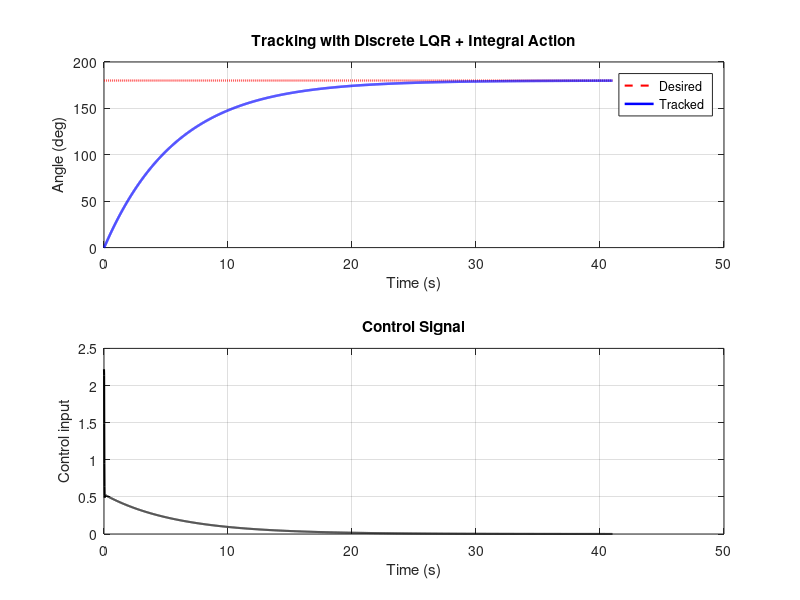
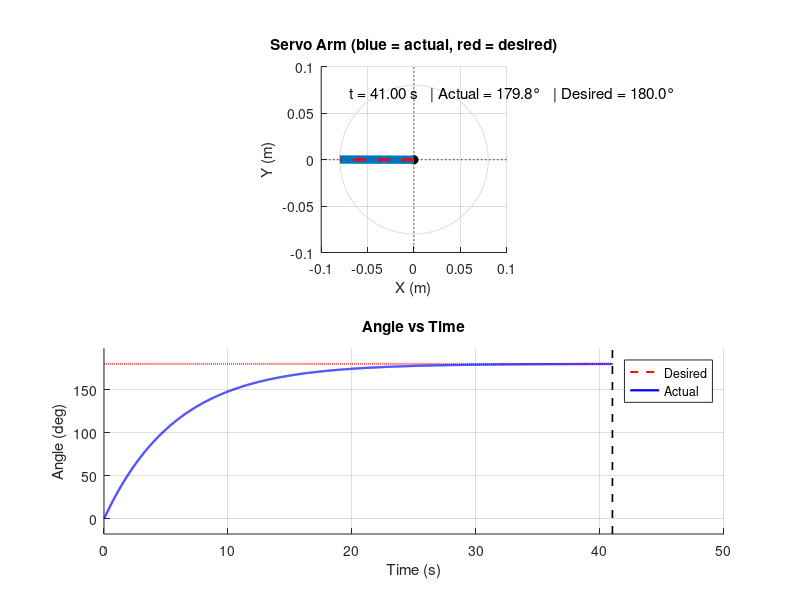

MATLAB code to generate these figures, in order:
clc;
close all;
clear all;

%%%%%%%%%%%%%%%%%%%%%%%%%%%%%%%%%%%%%%%%%%%%%%%%%%%%%%%%%%%%%%%%%%%

% % Example usage of intent_to_actions_gemini.m
% generate_with_gemini("Rotate servo 90 degrees, wait 2 seconds, then return to 0.");
% 
% function generate_with_gemini(prompt)
%     % Set your Gemini API Key (get it from AI Studio: https://aistudio.google.com/app/apikey)
%     apiKey = getenv("GEMINI_API_KEY");
%     if isempty(apiKey)
%         error("GEMINI_API_KEY environment variable not set. Run: setx GEMINI_API_KEY ""your_key_here"" ");
%     end
% 
%     % Gemini endpoint
%     url = "https://generativelanguage.googleapis.com/v1beta/models/gemini-1.5-flash:generateContent?key=" + apiKey;
% 
%     % Build request JSON
%     data = struct( ...
%         "contents", {struct( ...
%             "role","user", ...
%             "parts", {struct("text", prompt)} ...
%         )}, ...
%         "generationConfig", struct( ...
%             "response_mime_type","application/json" ...
%         ) ...
%     );
% 
%     % Convert to JSON string
%     body = jsonencode(data);
% 
%     % Web options
%     opts = weboptions( ...
%         "MediaType","application/json", ...
%         "Timeout",60 ...
%     );
% 
%     % Make the request
%     response = webwrite(url, body, opts);
% 
%     % Extract candidates
%     if isfield(response,"candidates") && ~isempty(response.candidates)
%         disp("---- Gemini Response ----");
%         disp(response.candidates(1).content.parts(1).text);
%     else
%         disp("No candidates returned.");
%     end
% end

%%%%%%%%%%%%%%%%%%%%%%%%%%%%%%%%%%%%%%%%%%%%%%%%%%%%%%%%%%%%%%%%%%%


% % Example raw JSON text from Gemini
% rawText = '{"commands": [{"servo": {"angle": 90, "time": 2000}}, {"servo": {"angle": 0, "time": 0}}, {"servo": {"angle": 45, "time": 1000}}]}';
% 
% % Decode JSON into MATLAB struct
% cmds = jsondecode(rawText);
% 
% % Preallocate arrays
% n = numel(cmds.commands);
% angles = zeros(1,n);
% times  = zeros(1,n);
% 
% % Extract each command
% for k = 1:n
%     angles(k) = cmds.commands(k).servo.angle;
%     times(k)  = cmds.commands(k).servo.time;
% end
% 
% % Show result
% disp("Decoded Servo Commands:");
% table(times(:), angles(:), 'VariableNames', {'Time_ms','Angle_deg'})

% servo_tracking_discrete.m
% Discrete-time state-space servo tracking of JSON commands using LQR + Nbar.
% Copy this file and run in MATLAB.

clear; close all; clc;

%% === Example JSON (replace rawText with real Gemini output) ===
rawText = '{"commands": [{"servo": {"angle": 180, "time": 40}}]}';

%% === Decode JSON and extract trajectory ===
cmds = jsondecode(rawText);
nCmd = numel(cmds.commands);
angles_deg = zeros(1, nCmd);
dur_ms     = zeros(1, nCmd);

for k = 1:nCmd
    entry = cmds.commands(k).servo;
    angles_deg(k) = double(entry.angle);
    dur_ms(k)     = double(entry.time)*1000;
end
dur_ms(dur_ms <= 0) = 100;  % replace 0 duration with small hold

% Waypoints and desired trajectory
waypoint_t = [0, cumsum(dur_ms)/1000];
waypoint_angles = [0, angles_deg];
dt = 0.01;              
t_final = waypoint_t(end) + 1.0;
t = 0:dt:t_final;
ref_deg = angles_deg.*ones(1,length(t));
ref_rad = deg2rad(ref_deg);

%% === Continuous-time second-order servo model ===
J = 1e-3;     % larger inertia → more realistic
b = 1e-2;     % damping
K_t = 1e-2;   % torque constant

A_c = [0 1; 0 -b/J];
B_c = [0; K_t/J];
C_c = [1 0];
D_c = 0;

sys_c = ss(A_c,B_c,C_c,D_c);
sys_d = c2d(sys_c, dt);
A_d = sys_d.A; B_d = sys_d.B; C_d = sys_d.C;

%% === Augment with integral action for setpoint tracking ===
% x_aug = [x; integral_error]
A_aug = [A_d, zeros(2,1);
         -C_d, 1];
B_aug = [B_d; 0];
Q = diag([50, 1, 200]);  % penalize angle + integral error
R = 1e-2;
K_aug = dlqr(A_aug,B_aug,Q,R);

Kx = K_aug(1:2);
Ki = K_aug(3);

%% === Simulation ===
N = length(t);
x = zeros(2,N);
y = zeros(1,N);
u_hist = zeros(1,N);
intErr = 0;

for k = 1:N-1
    r_k = ref_rad(k);
    y(k) = C_d*x(:,k);
    e = r_k - y(k);
    intErr = intErr + e*dt;
    
    % Control law
    u = -Kx*x(:,k) - Ki*intErr;
    u = max(min(u,5),-5);  % saturation
    u_hist(k) = u;
    
    % Update states
    x(:,k+1) = A_d*x(:,k) + B_d*u;
end
y(N) = C_d*x(:,N);

%% === Convert to degrees ===
y_deg = rad2deg(y);

%% === Plots ===
figure;
subplot(2,1,1);
plot(t, ref_deg,'r--','LineWidth',1.5); hold on;
plot(t, y_deg,'b-','LineWidth',1.8);
xlabel('Time (s)'); ylabel('Angle (deg)');
legend('Desired','Tracked'); grid on;
title('Tracking with Discrete LQR + Integral Action');

subplot(2,1,2);
plot(t,u_hist,'k','LineWidth',1.5);
xlabel('Time (s)'); ylabel('Control input');
title('Control Signal'); grid on;


% ===== Fixed 4-quadrant animation (drop-in block) =====
% Requires variables: t (time vector), y_deg (actual angle deg), ref_deg (desired angle deg)
if ~exist('t','var') || ~exist('y_deg','var') || ~exist('ref_deg','var')
    error('This block requires t, y_deg and ref_deg variables in the workspace.');
end

% rod length (constant radius)
if ~exist('L','var') || isempty(L)
    L = 0.08;  % meters (change if you want)
end

% Create figure with two subplots: top = animation, bottom = angle vs time
fig = figure('Name','Servo: Fixed-Radius Animation + Angle Plot','Units','normalized','Position',[0.1 0.1 0.6 0.7]);
% --- Top: fixed 4-quadrant axes
ax1 = subplot(2,1,1);
hold(ax1,'on');
axis(ax1,'equal');     % keep x and y scaling equal
margin = 0.02;
xlim(ax1,[-L-margin L+margin]);
ylim(ax1,[-L-margin L+margin]);
% draw cross hairs (x=0,y=0)
plot(ax1,[-L-margin L+margin],[0 0],':k','LineWidth',0.8);
plot(ax1,[0 0],[-L-margin L+margin],':k','LineWidth',0.8);
% draw circle showing the constant radius
theta_circ = linspace(0,2*pi,400);
plot(ax1, L*cos(theta_circ), L*sin(theta_circ), 'Color', [0.85 0.85 0.85]);
% pivot dot
plot(ax1,0,0,'ko','MarkerFaceColor','k','MarkerSize',6);
% plot handles for arms (initialize)
hActual  = plot(ax1,[0 L],[0 0],'b-','LineWidth',6,'Color',[0 0.45 0.74]);
hDesired = plot(ax1,[0 L],[0 0],'r--','LineWidth',2);
hText    = text(ax1, -L+0.01, L-0.01, '', 'FontSize',11, 'Interpreter','none');
title(ax1,'Servo Arm (blue = actual, red = desired)');
xlabel(ax1,'X (m)'); ylabel(ax1,'Y (m)');
grid(ax1,'on');

% --- Bottom: angle vs time plot (preplot curves)
ax2 = subplot(2,1,2);
hold(ax2,'on');
hRef = plot(ax2, t, ref_deg, 'r--', 'LineWidth', 1.4);
hOut = plot(ax2, t, y_deg,  'b-',  'LineWidth', 1.6);
% vertical time marker line
yl = ylim(ax2);
hTime = plot(ax2, [t(1) t(1)], yl, 'k--', 'LineWidth', 1.2);
xlabel(ax2,'Time (s)'); ylabel(ax2,'Angle (deg)');
legend(ax2, {'Desired','Actual'}, 'Location','best');
title(ax2,'Angle vs Time');
grid(ax2,'on');
% fix y-limits so they don't autoscale during animation
ymin = min([ref_deg(:); y_deg(:)]); ymax = max([ref_deg(:); y_deg(:)]);
pad = max(5, 0.1*(ymax - ymin));  % at least ±5 deg padding
ylim(ax2, [ymin - pad, ymax + pad]);

% --- Animation loop: update both arms and time marker
dt_est = t(2) - t(1);           % estimated sample step
N = length(t);
playbackSpeed = 1;              % 1 = real-time, >1 faster, <1 slower
frameStep = 1;                  % update every sample (set >1 to skip frames)

for k = 1:frameStep:N
    % actual and desired angles in radians
    thA = deg2rad(y_deg(k));   % actual (tracked)
    thD = deg2rad(ref_deg(k)); % desired (reference)

    % constant-radius endpoints
    xA = L * cos(thA); yA = L * sin(thA);
    xD = L * cos(thD); yD = L * sin(thD);

    % update arm graphics (do NOT replot axes)
    set(hActual,  'XData', [0 xA], 'YData', [0 yA]);
    set(hDesired, 'XData', [0 xD], 'YData', [0 yD]);
    set(hText,    'String', sprintf('t = %.2f s   | Actual = %.1f°   | Desired = %.1f°', ...
        t(k), y_deg(k), ref_deg(k)));

    % update time marker on bottom plot
    set(hTime, 'XData', [t(k) t(k)], 'YData', ylim(ax2));

    drawnow limitrate;

    % pause to roughly match simulation time (adjust playbackSpeed as needed)
    if k + frameStep <= N
        pause( (t(min(k+frameStep,N)) - t(k)) / playbackSpeed );
    end
end

%% === Performance metric ===
err = ref_deg - y_deg;
rmse = sqrt(mean(err.^2));
fprintf('Tracking RMSE = %.3f deg\n', rmse);
